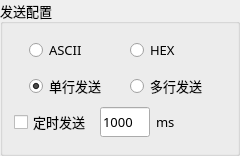
      <widget class="QGroupBox" name="sendGroupBox">
       <property name="minimumSize">
        <size>
         <width>240</width>
         <height>156</height>
        </size>
       </property>
       <property name="maximumSize">
        <size>
         <width>190</width>
         <height>156</height>
        </size>
       </property>
       <property name="font">
        <font>
         <family>HarmonyOS Sans SC</family>
         <pointsize>10</pointsize>
        </font>
       </property>
       <property name="title">
        <string>发送配置</string>
       </property>
       <layout class="QVBoxLayout" name="verticalLayout_4">
        <item>
         <layout class="QHBoxLayout" name="sendDisplayFormatHorizontalLayout">
          <item>
           <widget class="QRadioButton" name="sendAsciiRadioButton">
            <property name="minimumSize">
             <size>
              <width>80</width>
              <height>30</height>
             </size>
            </property>
            <property name="maximumSize">
             <size>
              <width>80</width>
              <height>30</height>
             </size>
            </property>
            <property name="font">
             <font>
              <family>HarmonyOS Sans SC</family>
              <pointsize>10</pointsize>
             </font>
            </property>
            <property name="text">
             <string>ASCII</string>
            </property>
            <property name="checked">
             <bool>true</bool>
            </property>
           </widget>
          </item>
          <item>
           <widget class="QRadioButton" name="sendHexRadioButton">
            <property name="minimumSize">
             <size>
              <width>80</width>
              <height>30</height>
             </size>
            </property>
            <property name="maximumSize">
             <size>
              <width>80</width>
              <height>30</height>
             </size>
            </property>
            <property name="font">
             <font>
              <family>HarmonyOS Sans SC</family>
              <pointsize>10</pointsize>
             </font>
            </property>
            <property name="text">
             <string>HEX</string>
            </property>
           </widget>
          </item>
         </layout>
        </item>
        <item>
         <layout class="QHBoxLayout" name="sendModeRorizontalLayout">
          <item>
           <widget class="QRadioButton" name="sendSingleLineRadioButton">
            <property name="minimumSize">
             <size>
              <width>80</width>
              <height>30</height>
             </size>
            </property>
            <property name="maximumSize">
             <size>
              <width>80</width>
              <height>30</height>
             </size>
            </property>
            <property name="font">
             <font>
              <family>HarmonyOS Sans SC</family>
              <pointsize>10</pointsize>
             </font>
            </property>
            <property name="text">
             <string>单行发送</string>
            </property>
            <property name="checked">
             <bool>true</bool>
            </property>
           </widget>
          </item>
          <item>
           <widget class="QRadioButton" name="sendMultipleLineRadioButton">
            <property name="minimumSize">
             <size>
              <width>80</width>
              <height>30</height>
             </size>
            </property>
            <property name="maximumSize">
             <size>
              <width>80</width>
              <height>30</height>
             </size>
            </property>
            <property name="font">
             <font>
              <family>HarmonyOS Sans SC</family>
              <pointsize>10</pointsize>
             </font>
            </property>
            <property name="text">
             <string>多行发送</string>
            </property>
           </widget>
          </item>
         </layout>
        </item>
        <item>
         <layout class="QHBoxLayout" name="horizontalLayout">
          <item>
           <widget class="QCheckBox" name="sendAutoCheckBox">
            <property name="minimumSize">
             <size>
              <width>80</width>
              <height>30</height>
             </size>
            </property>
            <property name="maximumSize">
             <size>
              <width>80</width>
              <height>30</height>
             </size>
            </property>
            <property name="font">
             <font>
              <family>HarmonyOS Sans SC</family>
              <pointsize>10</pointsize>
             </font>
            </property>
            <property name="text">
             <string>定时发送</string>
            </property>
           </widget>
          </item>
          <item>
           <widget class="QLineEdit" name="sendAutoTimeLineEdit">
            <property name="minimumSize">
             <size>
              <width>50</width>
              <height>30</height>
             </size>
            </property>
            <property name="maximumSize">
             <size>
              <width>50</width>
              <height>30</height>
             </size>
            </property>
            <property name="font">
             <font>
              <family>HarmonyOS Sans SC</family>
              <pointsize>10</pointsize>
             </font>
            </property>
            <property name="inputMask">
             <string/>
            </property>
            <property name="text">
             <string>1000</string>
            </property>
            <property name="readOnly">
             <bool>false</bool>
            </property>
            <property name="placeholderText">
             <string/>
            </property>
            <property name="clearButtonEnabled">
             <bool>false</bool>
            </property>
           </widget>
          </item>
          <item>
           <widget class="QLabel" name="sendAutoTimeLabel">
            <property name="minimumSize">
             <size>
              <width>20</width>
              <height>30</height>
             </size>
            </property>
            <property name="maximumSize">
             <size>
              <width>20</width>
              <height>30</height>
             </size>
            </property>
            <property name="font">
             <font>
              <family>HarmonyOS Sans SC</family>
              <pointsize>10</pointsize>
             </font>
            </property>
            <property name="text">
             <string>ms</string>
            </property>
           </widget>
          </item>
          <item>
           <spacer name="horizontalSpacer_6">
            <property name="orientation">
             <enum>Qt::Orientation::Horizontal</enum>
            </property>
            <property name="sizeHint" stdset="0">
             <size>
              <width>40</width>
              <height>20</height>
             </size>
            </property>
           </spacer>
          </item>
         </layout>
        </item>
        <item>
         <spacer name="verticalSpacer">
          <property name="orientation">
           <enum>Qt::Orientation::Vertical</enum>
          </property>
          <property name="sizeHint" stdset="0">
           <size>
            <width>20</width>
            <height>40</height>
           </size>
          </property>
         </spacer>
        </item>
       </layout>
      </widget>
